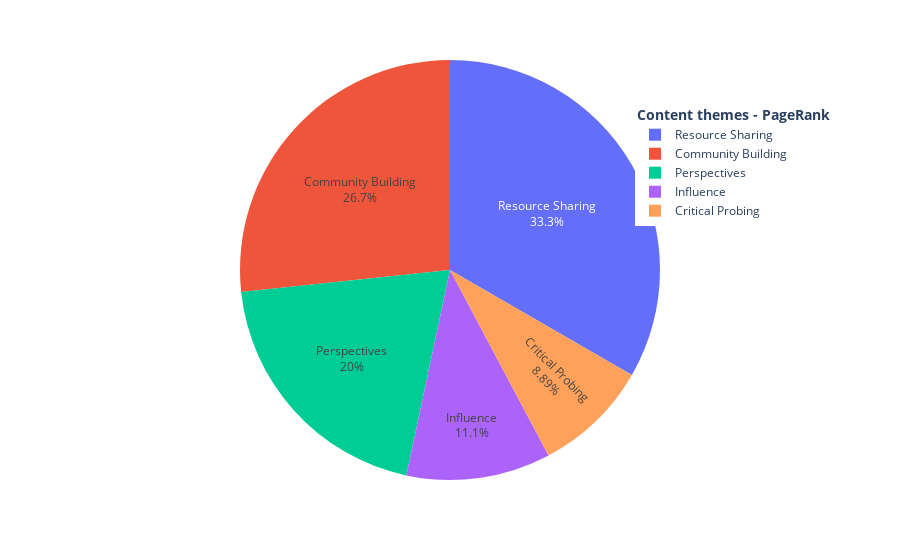

Notebook cell for this chart:
### Code cell
import plotly.express as px
fig = px.pie(final, values="counts", names="Topic_Label")
fig.update_traces(textposition='inside', textinfo='percent+label')
fig.update_layout(legend=dict(title = '<b>Content themes - PageRank<b>', yanchor="top", y=0.9, xanchor="left", x=0.75))
fig.show()

### Figure 1 — Plotly figure (JSON) as saved in the notebook; plotly's stock layout.template omitted (floating-point values rounded to 4 significant figures)
{"data": [{"domain": {"x": [0, 1], "y": [0, 1]}, "hovertemplate": "Topic_Label=%{label}<br>counts=%{value}<extra></extra>", "labels": ["Influence", "Resource Sharing", "Perspectives", "Critical Probing", "Community Building"], "legendgroup": "", "name": "", "showlegend": true, "textinfo": "percent+label", "textposition": "inside", "type": "pie", "values": [5, 15, 9, 4, 12]}], "layout": {"legend": {"title": {"text": "<b>Content themes - PageRank<b>"}, "tracegroupgap": 0, "x": 0.75, "xanchor": "left", "y": 0.9, "yanchor": "top"}, "margin": {"t": 60}}}
